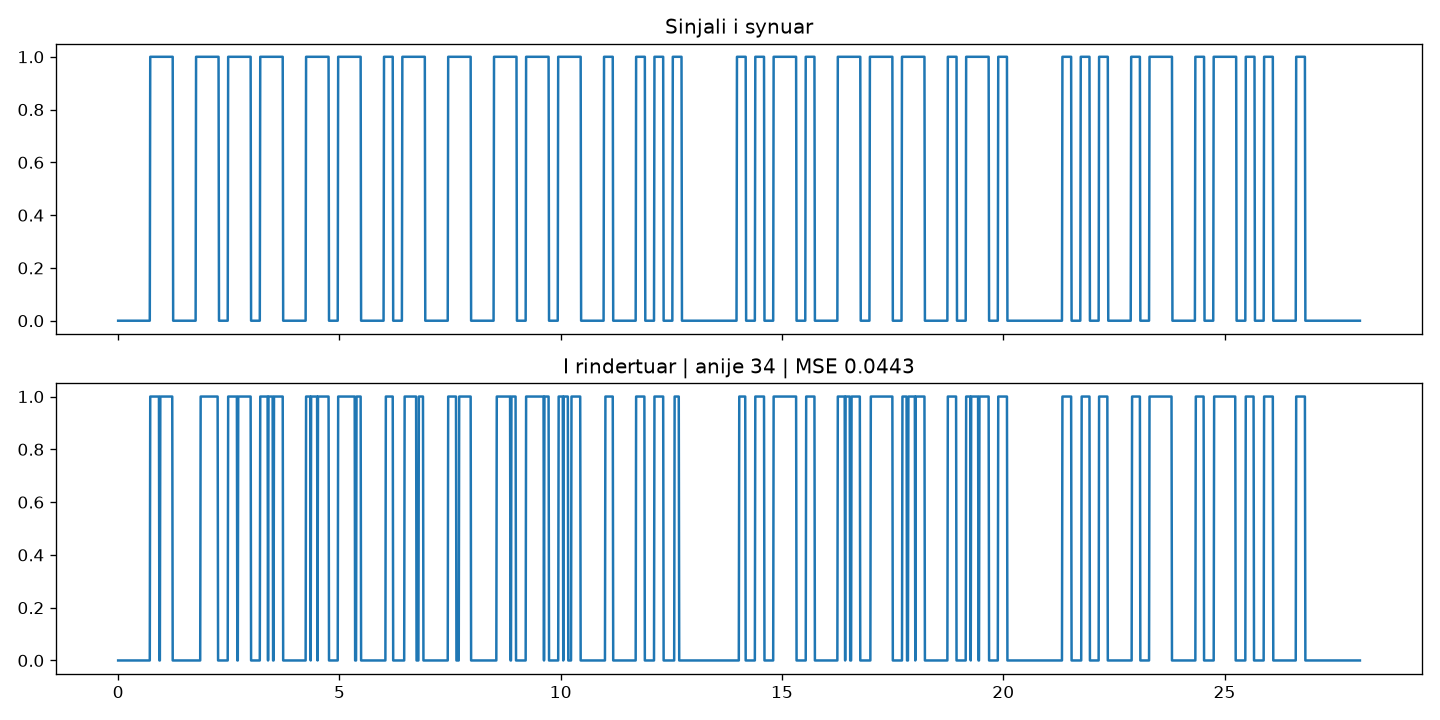

The script that saved this image:
import os
import numpy as np
import matplotlib.pyplot as plt
from esa_code.lta_udp import udp

plt.switch_backend("Agg")

T = udp.t
dt = T[1] - T[0]
target = udp.target_signal > 0.5
NT = int(target.sum())
M = udp.max_per_orbit
ND, NL, NA = udp.num_dro, udp.num_lyap, udp.num_axial
N = udp.num_orbits
TWO_PI = 2 * np.pi
WIN = int(round(udp.width / dt))
MAX_ERR = 120      # gabime te lejuara ne fund (120/2710 = 0.044)
STOP_ERR = 100     # ndalo kerkimin lakmitar kur mbeten kaq pika pa mbuluar

# --- pllakat 10-pikeshe te pulseve ---
pulses, i = [], 0
while i < len(target):
    if target[i]:
        j = i
        while j < len(target) and target[j]:
            j += 1
        pulses.append((i, j))
        i = j
    else:
        i += 1
tiles = [s for a, b in pulses for s in range(a, b, WIN)]
c_nd = np.array([(s + (WIN - 1) / 2) * dt * 24 * 3600 / udp.TU for s in tiles])
print("Pllaka:", len(tiles), "| pika '1':", NT)


def win(centers, f):
    return udp._repeating_box_window(T[None, :], centers[:, None], f) > 0.5


def maske(p, f1, f2=None):
    m = win((TWO_PI - p) / TWO_PI / f1, f1)
    if f2 is not None:
        m = m | win((p + np.pi) / f2, f2)
    return m


# --- gjenero kandidatet ---
orb_list, ph_list, pack_list = [], [], []


def shto(g, p, m):
    fp = (m & ~target[None, :]).sum(axis=1)
    cov = (m & target[None, :]).sum(axis=1)
    keep = (fp == 0) & (cov >= 15)
    if keep.any():
        orb_list.append(np.full(int(keep.sum()), g))
        ph_list.append(p[keep])
        pack_list.append(np.packbits(m[keep], axis=1))


for i in range(ND):
    f = udp.frequencies_dro[i]
    p = (TWO_PI * (1 - c_nd * f)) % TWO_PI
    shto(i, p, maske(p, f))

for fam, n, off, fr in (("lyap", NL, ND, udp.frequencies_lyap),
                        ("axial", NA, ND + NL, udp.frequencies_axial)):
    for i in range(n):
        f1, f2 = fr[i], fr[n + i]
        pA = (TWO_PI * (1 - c_nd * f1)) % TWO_PI
        base = c_nd * f2 - np.pi
        pB = ((base % 1.0)[:, None] + np.arange(7)[None, :]).ravel()
        pB = pB[pB < TWO_PI]
        p = np.concatenate([pA, pB])
        shto(off + i, p, maske(p, f1, f2))
    print("Mbaroi familja:", fam)

orb = np.concatenate(orb_list)
phs_c = np.concatenate(ph_list)
P = np.vstack(pack_list)
print("Kandidate te vlefshem:", len(orb))

# --- zgjedhje lakmitare ---
POP = np.array([bin(k).count("1") for k in range(256)], dtype=np.uint16)
covered = np.zeros(P.shape[1], dtype=np.uint8)
cnt = np.zeros(N, dtype=int)
chosen = []
while True:
    gain = POP[P & ~covered[None, :]].sum(axis=1)
    gain[cnt[orb] >= M] = 0
    k = int(np.argmax(gain))
    if gain[k] == 0:
        break
    chosen.append(k)
    covered |= P[k]
    cnt[orb[k]] += 1
    mbetur = NT - int(POP[covered].sum())
    if len(chosen) % 10 == 0:
        print("Anije:", len(chosen), "| pika te pambuluara:", mbetur)
    if mbetur <= STOP_ERR:
        break
print("Pas zgjedhjes lakmitare:", len(chosen), "anije")

# --- heqje e anijeve te tepert ---
masks = np.unpackbits(P[chosen], axis=1)[:, :len(T)].astype(bool)
counts = masks.sum(axis=0)
active = list(range(len(chosen)))


def gabime(c):
    return int(np.sum(target & (c == 0)))


ndryshoi = True
while ndryshoi:
    ndryshoi = False
    unik = {j: int((masks[j] & (counts == 1)).sum()) for j in active}
    for j in sorted(active, key=lambda j: unik[j]):
        c2 = counts - masks[j]
        if gabime(c2) <= MAX_ERR:
            counts = c2
            active.remove(j)
            ndryshoi = True
            break
print("Pas heqjes se te tepertave:", len(active), "anije")

# --- ndertimi i x dhe vleresimi zyrtar ---
sel = np.zeros(N)
phs = np.zeros(N * M)
for j in active:
    g = orb[chosen[j]]
    phs[g * M + int(sel[g])] = phs_c[chosen[j]]
    sel[g] += 1
x = np.concatenate([sel, phs])

obj, n_ships, mse = udp.fitness(x, postprocess=True)
print("Anije:", n_ships, "| MSE:", mse, "| e vlefshme:", mse <= udp.mse_thresh)
print("DRO:", int(sel[:ND].sum()), "| Lyapunov:", int(sel[ND:ND + NL].sum()),
      "| Axial:", int(sel[ND + NL:].sum()))

os.makedirs("solutions", exist_ok=True)
np.save("solutions/kerkimi_x.npy", x)

A = udp._build_occultation_matrix(*udp._decode_chromosome(x))
rec = np.clip(A @ np.ones(A.shape[1]), 0, 1)
fig, (a1, a2) = plt.subplots(2, 1, figsize=(12, 6), sharex=True)
a1.plot(T, udp.target_signal)
a1.set_title("Sinjali i synuar")
a2.plot(T, rec)
a2.set_title(f"I rindertuar | anije {n_ships} | MSE {mse:.4f}")
plt.tight_layout()
plt.savefig("kerkimi.png", dpi=120)
print("U ruajt kerkimi.png dhe solutions/kerkimi_x.npy")
